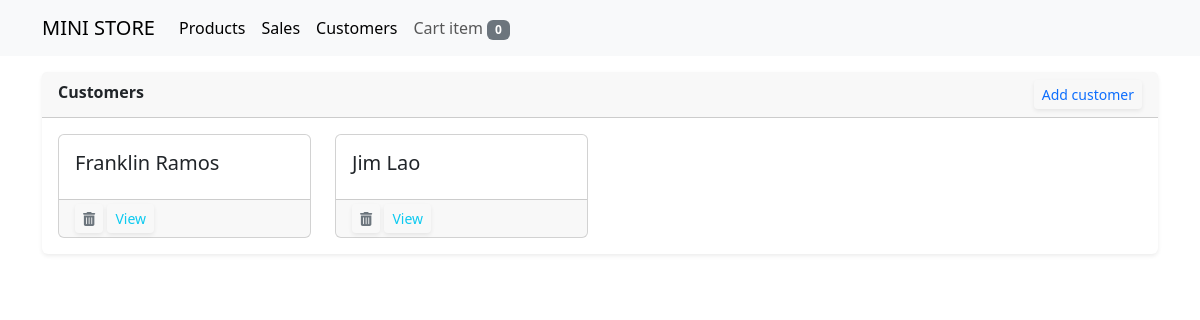
Before: /stores/customers with the older database file.
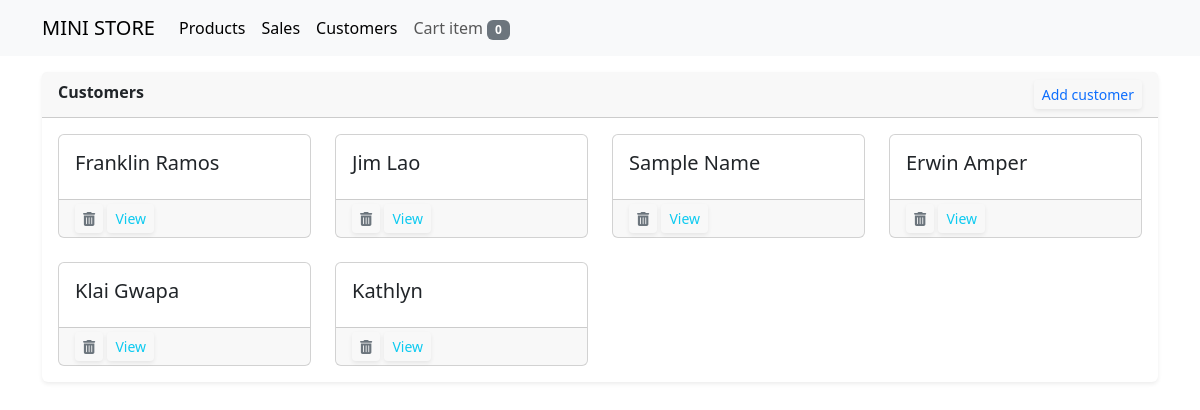
After: the same page with the newer database file.
### store/models.py (models this page shows, shortened)
class Customer(models.Model):
    name = models.CharField(max_length=200, unique=True)
    contact = models.CharField(max_length=20, blank=True, null=True)

### store/views/customer_view.py (the view)
# urls.py: path('customers', customer_view, name='customer_view'),
def customer_view(request):
    customers = Customer.objects.all()
    cart = Cart(request)
    cart_items = cart.__len__()
    context = {
        'title': 'customers',
        'customers': customers,
        'cart_items': cart_items
    }
    return render(request, 'customer_view.html', context)

### store/cartitem.py (called while the page is built)
    def __len__(self):
        return sum(item['quantity'] for item in self.cart.values())

### store/templates/customer_view.html (shortened to what this page needs)
{% extends 'base.html' %}
{% block content %}
<div class="row">
    <div class="col-sm-12">
        <div class="card border-0 shadow-sm mt-3">
            <div class="card-header">
                <strong>{{title|title}}</strong>
                <a href="" class="btn btn-outline-primary btn-sm border-0 shadow-sm float-end" data-bs-toggle="modal" data-bs-target="#exampleModal">Add customer</a>
            </div>
            <div class="card-body">
                <div class="row row-cols-1 row-cols-md-4 g-4">
                    {% for customer in customers %}
                    <div class="col">
                      <div class="card">
                        <div class="card-body">
                          <h5 class="card-title">{{ customer.name|title }}</h5>
                        </div>
                        <div class="card-footer pt-1 pb-1">
                            <div>
                              <a href="" class="btn btn-outline-secondary btn-sm border-0 shadow-sm"><i class="fa-solid fa-trash-can"></i></a>
                              <a href="{% url 'store:customer_details' customer.pk %}" class="btn btn-outline-info btn-sm border-0 shadow-sm">View</a>
                            </div>
                        </div>
                      </div>
                    </div>
                    {% endfor %}
                </div>
            </div>
        </div>
    </div>
</div>
{% endblock %}

Changed rows visible on the page:
added Customer: name "Sample Name"
added Customer: name "Erwin Amper"
added Customer: name "Klai Gwapa"
added Customer: name "Kathlyn"
